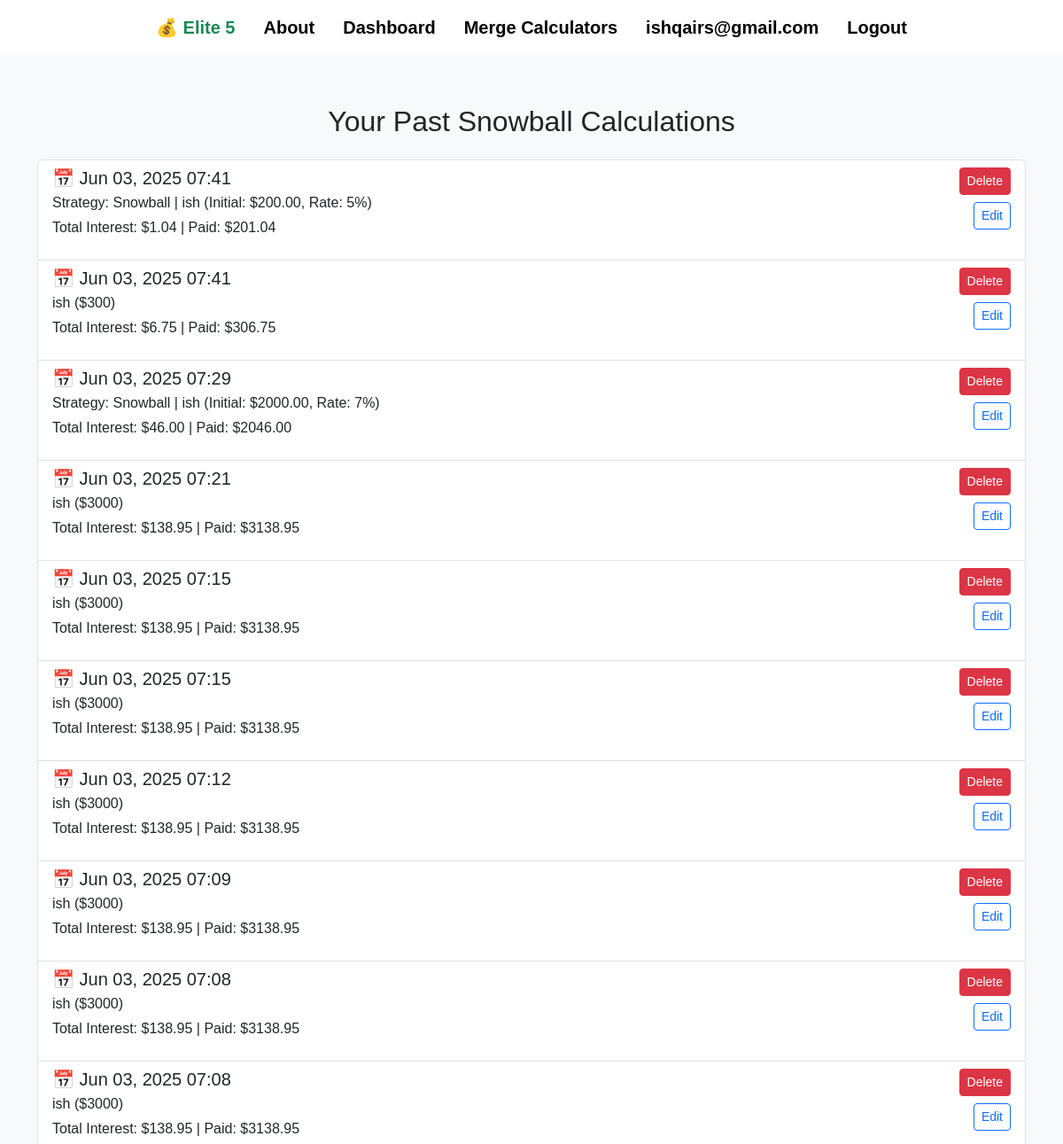
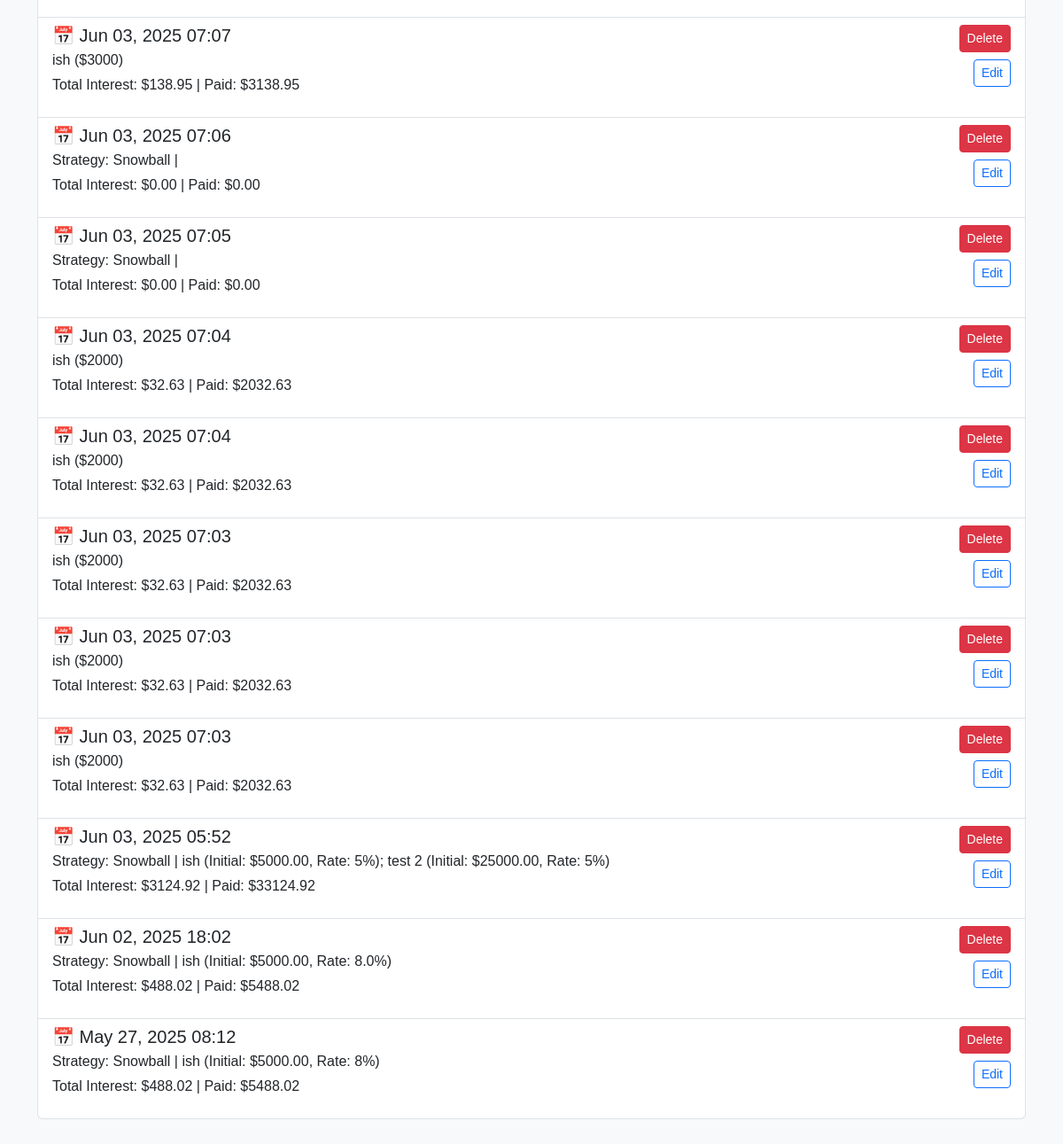
/snowball-history/ (signed in), run on the app's committed database (2 pictures, top to bottom).
### main/models.py (models this page shows, shortened)
class DebtCalculation(models.Model):
    STRATEGY_CHOICES = [
        ('smallest_balance', 'Smallest Balance'),
        ('highest_interest', 'Highest Interest'),
        ('fewest_payments', 'Fewest Payments'),
    ]
    user = models.ForeignKey(User, on_delete=models.CASCADE)
    created_at = models.DateTimeField(auto_now_add=True)
    strategy = models.CharField(max_length=30, choices=STRATEGY_CHOICES, default='smallest_balance')
    extra_payment = models.DecimalField(max_digits=10, decimal_places=2, default=0)
    months_to_freedom = models.IntegerField()
    total_balance = models.DecimalField(max_digits=10, decimal_places=2)
    total_payment = models.DecimalField(max_digits=10, decimal_places=2)
    total_interest = models.DecimalField(max_digits=10, decimal_places=2, default=0)
    loan_summary = models.TextField(blank=True)
    loan_data = JSONField()

### main/views.py (the view)
# urls.py: path('snowball-history/', views.snowball_history, name='snowball_history'),
@login_required
def snowball_history(request):
    calculations = DebtCalculation.objects.filter(user=request.user).order_by('-created_at')
    return render(request, 'main/snowball_history.html', {'calculations': calculations})

### main/templates/main/snowball_history.html (shortened to what this page needs)
{% extends "main/base.html" %}
{% block content %}
<div class="container py-5">
  <h2 class="mb-4 text-center">Your Past Snowball Calculations</h2>
  {% if calculations %}
    <div class="list-group">
      {% for calc in calculations %}
        <div class="list-group-item d-flex justify-content-between align-items-start flex-column flex-md-row">
          <div>
            <h5 class="mb-1">📅 {{ calc.created_at|date:"M d, Y H:i" }}</h5>
            <p class="mb-1">{{ calc.loan_summary }}</p>
            <p>Total Interest: ${{ calc.total_interest }} | Paid: ${{ calc.total_payment }}</p>
          </div>
          <div class="mt-3 mt-md-0 text-end">
            <form method="post" action="{% url 'delete_calculation' calc.pk %}" onsubmit="return confirm('Delete this calculation?');">
              <button type="submit" class="btn btn-sm btn-danger">Delete</button>
            </form>
            <a href="{% url 'debt_calculator' %}?load={{ calc.pk }}" class="btn btn-sm btn-outline-primary mt-2">Edit</a>
          </div>
        </div>
      {% endfor %}
    </div>
  {% else %}
    <p class="text-center">You haven't made any calculations yet.</p>
  {% endif %}
</div>
{% endblock %}

### main/templates/main/base.html (shortened to what this page needs)
{% load static %}
<!DOCTYPE html>
<html lang="en">
<head>
    <link href="https://cdn.jsdelivr.net/npm/bootstrap@5.3.2/dist/css/bootstrap.min.css" rel="stylesheet">
</head>
<body>
<nav class="navbar navbar-expand-lg navbar-light bg-white fixed-top mb-3" id="customNavbar">
  <div class="container d-flex justify-content-center align-items-center" style="max-width: 80%;">
    <div class="collapse navbar-collapse justify-content-center" id="navbarNav">
      <ul class="navbar-nav d-flex flex-row align-items-center">
        <li class="nav-item d-flex align-items-center">
          <a class="nav-link fs-5 mx-2 text-success no-hover" href="{% url 'landing' %}">
            💰 {{ APPNAME|default:"Elite 5" }}
          </a>
        </li>
        <li class="nav-item">
          <a class="nav-link fs-5 mx-2" href="{% url 'about' %}">About</a>
        </li>
        <li class="nav-item">
          <a class="nav-link fs-5 mx-2" href="{% url 'dashboard' %}">Dashboard</a>
        </li>
        <li class="nav-item">
          <a class="nav-link fs-5 mx-2" href="{% url 'merge_calculator' %}">Merge Calculators</a>
        </li>
        {% if user.is_authenticated %}
          <li class="nav-item">
            <span class="nav-link fs-5 mx-2 disabled">{{ user.username }}</span>
          </li>
          <li class="nav-item">
            <a class="nav-link fs-5 mx-2" href="{% url 'logout' %}">Logout</a>
          </li>
        {% else %}
          <li class="nav-item">
            <a class="nav-link fs-5 mx-2" href="{% url 'login' %}">Login</a>
          </li>
        {% endif %}
      </ul>
    </div>
  </div>
</nav>
<main>
  {% block content %}{% endblock %}
</main>
</body>
</html>

### main/templates/main/base.html (style rules this page uses)
body { font-family: Arial, sans-serif; }
main { min-height: 100vh; background-color: #f8f9fa; }
.navbar-nav .nav-link { color: black; font-weight: bold; position: relative; }
.navbar-nav .nav-link.text-success { color: green; }
.navbar-nav .nav-link.no-hover::after { display: none; }
.navbar-nav .nav-link:not(.no-hover)::after { content: ''; position: absolute; width: 0; height: 2px; display: block; background: green; transition: width 0.3s; bottom: 0; left: 0; }
main { padding-top: 70px; }

### data on the page
DebtCalculation: created_at "Jun 03, 2025 07:41", loan_summary "Strategy: Snowball | ish (Initial: $200.00, Rate: 5%)", total_interest "1.04", total_payment "201.04"
DebtCalculation: created_at "Jun 03, 2025 07:41", loan_summary "ish ($300)", total_interest "6.75", total_payment "306.75"
DebtCalculation: created_at "Jun 03, 2025 07:29", loan_summary "Strategy: Snowball | ish (Initial: $2000.00, Rate: 7%)", total_interest "46.00", total_payment "2046.00"
DebtCalculation: created_at "Jun 03, 2025 07:21", loan_summary "ish ($3000)", total_interest "138.95", total_payment "3138.95"
DebtCalculation: created_at "Jun 03, 2025 07:15", loan_summary "ish ($3000)", total_interest "138.95", total_payment "3138.95"
DebtCalculation: created_at "Jun 03, 2025 07:15", loan_summary "ish ($3000)", total_interest "138.95", total_payment "3138.95"
DebtCalculation: created_at "Jun 03, 2025 07:12", loan_summary "ish ($3000)", total_interest "138.95", total_payment "3138.95"
DebtCalculation: created_at "Jun 03, 2025 07:09", loan_summary "ish ($3000)", total_interest "138.95", total_payment "3138.95"
DebtCalculation: created_at "Jun 03, 2025 07:08", loan_summary "ish ($3000)", total_interest "138.95", total_payment "3138.95"
DebtCalculation: created_at "Jun 03, 2025 07:08", loan_summary "ish ($3000)", total_interest "138.95", total_payment "3138.95"
DebtCalculation: created_at "Jun 03, 2025 07:07", loan_summary "ish ($3000)", total_interest "138.95", total_payment "3138.95"
DebtCalculation: created_at "Jun 03, 2025 07:06", loan_summary "Strategy: Snowball |", total_interest "0.00", total_payment "0.00"
DebtCalculation: created_at "Jun 03, 2025 07:05", loan_summary "Strategy: Snowball |", total_interest "0.00", total_payment "0.00"
DebtCalculation: created_at "Jun 03, 2025 07:04", loan_summary "ish ($2000)", total_interest "32.63", total_payment "2032.63"
DebtCalculation: created_at "Jun 03, 2025 07:04", loan_summary "ish ($2000)", total_interest "32.63", total_payment "2032.63"
DebtCalculation: created_at "Jun 03, 2025 07:03", loan_summary "ish ($2000)", total_interest "32.63", total_payment "2032.63"
DebtCalculation: created_at "Jun 03, 2025 07:03", loan_summary "ish ($2000)", total_interest "32.63", total_payment "2032.63"
DebtCalculation: created_at "Jun 03, 2025 07:03", loan_summary "ish ($2000)", total_interest "32.63", total_payment "2032.63"
DebtCalculation: created_at "Jun 03, 2025 05:52", loan_summary "Strategy: Snowball | ish (Initial: $5000.00, Rate: 5%); test 2 (Initial: $25000.00, Rate: 5%)", total_interest "3124.92", total_payment "33124.92"
DebtCalculation: created_at "Jun 02, 2025 18:02", loan_summary "Strategy: Snowball | ish (Initial: $5000.00, Rate: 8.0%)", total_interest "488.02", total_payment "5488.02"
DebtCalculation: created_at "May 27, 2025 08:12", loan_summary "Strategy: Snowball | ish (Initial: $5000.00, Rate: 8%)", total_interest "488.02", total_payment "5488.02"

### other printed values
{{ APPNAME|default:"Elite 5" }} "Elite 5"
{{ user.username }} "ishqairs@gmail.com"
